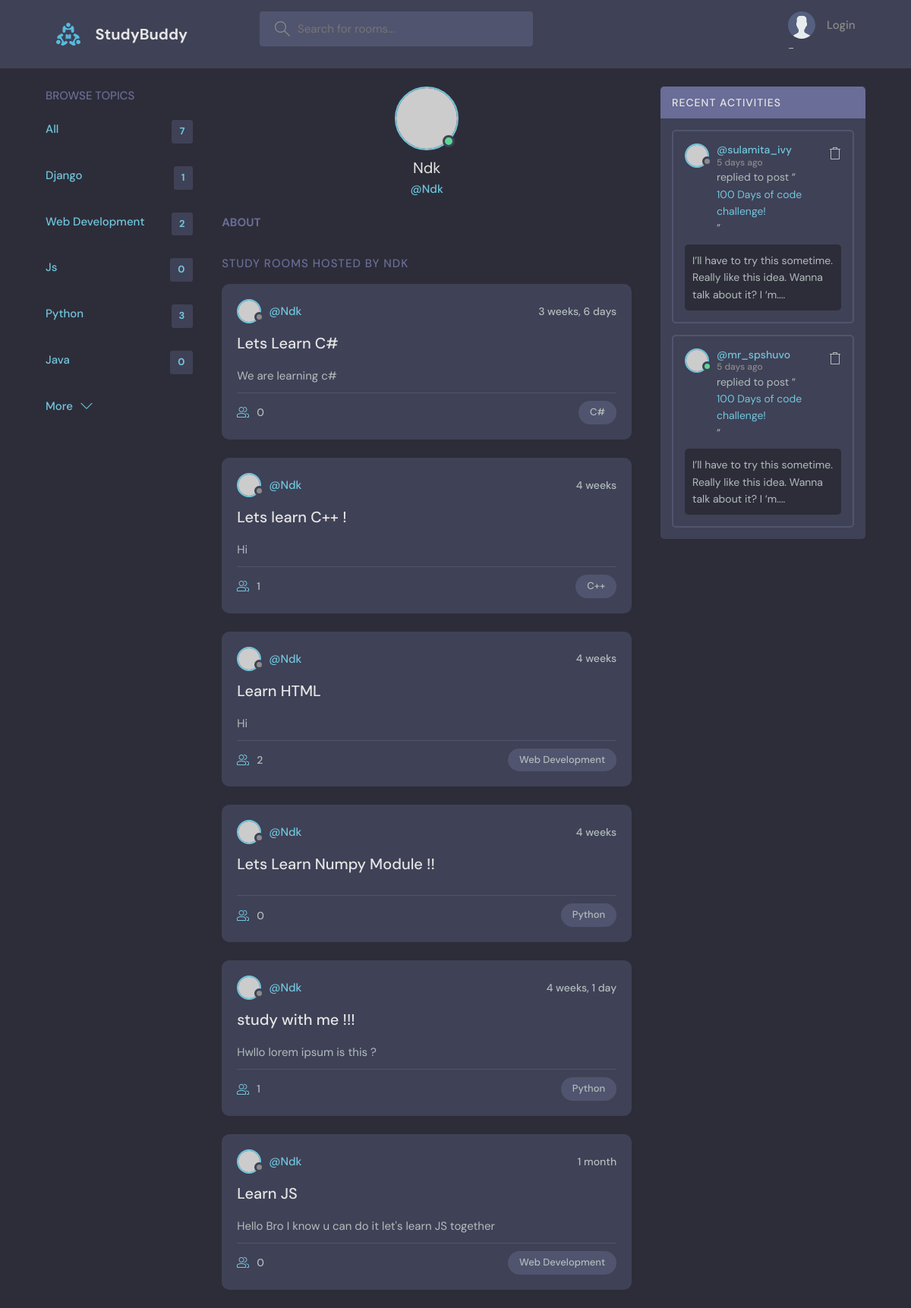
Screenshot of /user-profile/1 with the database file from the repository.
### base/models.py (models this page shows, shortened)
class Topic(models.Model):
    name = models.CharField(max_length=200)

class Room(models.Model): # model is module and Model is Class name where we are inheriting
    host = models.ForeignKey(User,on_delete=models.CASCADE,null=True)
    topic = models.ForeignKey(Topic,on_delete=models.CASCADE,null=True)
    participants = models.ManyToManyField(User,related_name='participants',blank=True) # user may join
    name = models.CharField(max_length=200)
    description = models.TextField(null=True,blank=True)
    updated = models.DateTimeField(auto_now=True)
    created = models.DateTimeField(auto_now_add = True)
    class Meta:
        ordering = ['-updated','-created'] # It will order like LIFO last in first out

### base/views.py (the view)
# urls.py: path('user-profile/<int:pk>',views.userProfile,name='user-Profile'),
def userProfile(req,pk):
    user = User.objects.get(id=pk)
    rooms_base = user.room_set.all()
    room_messages = Message.objects.filter(user__username=user.username)
    topics = Topic.objects.all()
    context={'user':user,'rooms_base':rooms_base,'room_messages':room_messages,'topics':topics}
    return render(req,'profile.html',context)

### base/templates/base/profile.html (shortened to what this page needs)
{% extends 'main.html' %}
    {% block content %}
  <main class="profile-page layout layout--3">
    <div class="container">
        {% include 'topic_components.html' %}
      <div class="roomList">
        <div class="profile">
          <div class="profile__avatar">
            <div class="avatar avatar--large active">
              <img src="https://randomuser.me/api/portraits/men/11.jpg" />
            </div>
          </div>
          <div class="profile__info">
            <h3>{{user}}</h3>
            <p>@{{user}}</p>
          </div>
          <div class="profile__about">
            <h3>About</h3>
          </div>
        </div>
        <div class="roomList__header">
          <div>
            <h2>Study Rooms Hosted by {{user}}</a>
            </h2>
          </div>
        </div>
        {% include 'activity_components.html' %}
      </div>
      <div class="activities">
        <div class="activities__header">
          <h2>Recent Activities</h2>
        </div>
        <div class="activities__box">
          <div class="activities__boxHeader roomListRoom__header">
            <a href="profile.html" class="roomListRoom__author">
              <div class="avatar avatar--small">
                <img src="https://randomuser.me/api/portraits/women/11.jpg" />
              </div>
              <p>
                @sulamita_ivy
                <span>5 days ago</span>
              </p>
            </a>
            <div class="roomListRoom__actions">
              <a href="#">
              </a>
            </div>
          </div>
          <div class="activities__boxContent">
            <p>replied to post “<a href="room.html">100 Days of code challenge!</a>”</p>
            <div class="activities__boxRoomContent">
              I’ll have to try this sometime. Really like this idea. Wanna talk about it? I ‘m....
            </div>
          </div>
        </div>
        <div class="activities__box">
          <div class="activities__boxHeader roomListRoom__header">
            <a href="profile.html" class="roomListRoom__author">
              <div class="avatar avatar--small active">
                <img src="https://randomuser.me/api/portraits/men/13.jpg" />
              </div>
              <p>
                @mr_spshuvo
                <span>5 days ago</span>
              </p>
            </a>
            <div class="roomListRoom__actions">
              <a href="#">
              </a>
            </div>
          </div>
          <div class="activities__boxContent">
            <p>replied to post “<a href="room.html">100 Days of code challenge!</a>”</p>
            <div class="activities__boxRoomContent">
              I’ll have to try this sometime. Really like this idea. Wanna talk about it? I ‘m....
            </div>
          </div>
        </div>
      </div>
    </div>
    {% endblock content %}

### base/templates/base/main.html (shortened to what this page needs)
<!DOCTYPE html>
<html lang="en">
  <head>
    {% load static %}
    <link rel="stylesheet" href="{% static 'styles/style.css' %}" />
  </head>
  <body>
    {% include 'navbar.html' %}
    {% block content %}{% endblock content %}
  </body>
</html>

### base/templates/base/navbar.html (shortened to what this page needs)
{% load static %}
   <header class="header header--loggedIn">
      <div class="container">
        <a href="{% url 'Home' %}" class="header__logo">
          <img src="{% static 'images/logo.svg' %}" />
          <h1>StudyBuddy</h1>
        </a>
        <form class="header__search" method="GET" action = "">
          <label>
            <input name="q" placeholder="Search for rooms..." />
          </label>
        </form>
        <nav class="header__menu">
        {% if request.user.is_authenticated %}
          <div class="header__user">
            <a href="{% url 'user-Profile' pk=request.user.id %}">
              <div class="avatar avatar--medium active">
                <img src="https://randomuser.me/api/portraits/men/37.jpg" />
              </div>
              <p> {{request.user.username}} <span>@{{request.user.username}}</span></p>
            </a>
            <button class="dropdown-button">
              <svg version="1.1" xmlns="http://www.w3.org/2000/svg" width="32" height="32" viewBox="0 0 32 32">
                <title>chevron-down</title>
                <path d="M16 21l-13-13h-3l16 16 16-16h-3l-13 13z"></path>
              </svg>
            </button>
          </div>
        {% else %}
          <a href="{% url 'Login-Page' %}">
            <img src="{% static 'images/avatar.svg' %}" />
            <p>Login</p>
          </a> -
          {% endif %}
        </nav>
      </div>
    </header>

### base/templates/base/topic_components.html
 <div class="topics">
          <div class="topics__header">
            <h2>Browse Topics</h2>
          </div>
          <ul class="topics__list">
            <li>
              <a href="{% url 'Home' %}" class="active">All <span>{{topics.count}}</span></a>
            </li>
            {% for topic in topics|slice:":5" %}
            <li>
              <a href="{% url 'Home' %}?q={{topic.name}}" class="active"> {{topic.name}} <span>{{topic.room_set.all.count}}</span></a>
            </li>
            {% endfor %}
          </ul>
          <a class="btn btn--link" href="{% url 'topics-Mobile' %}">
            More
            <svg version="1.1" xmlns="http://www.w3.org/2000/svg" width="32" height="32" viewBox="0 0 32 32">
              <title>chevron-down</title>
              <path d="M16 21l-13-13h-3l16 16 16-16h-3l-13 13z"></path>
            </svg>
          </a>
        </div>

### base/templates/base/activity_components.html (shortened to what this page needs)
{% for room in rooms_base %}
<div class="roomListRoom">
            <div class="roomListRoom__header">
              <a href="{% url 'user-Profile' pk=room.host.id %}" class="roomListRoom__author">
                <div class="avatar avatar--small">
                  <img src="https://randomuser.me/api/portraits/women/11.jpg" />
                </div>
                <span>@{{room.host}}</span>
              </a>
              <div class="roomListRoom__actions">
                <span>{{room.updated | timesince}}</span>
              </div>
            </div>
            <div class="roomListRoom__content">
              <a href="{% url 'Room' pk=room.id %}">{{room.name}}</a>
              <p>
                {{room.description}}
              </p>
            </div>
            <div class="roomListRoom__meta">
              <a href="{% url 'Room' pk=room.id %}" class="roomListRoom__joined">
                {{room.participants.all.count}}
              </a>
              <p class="roomListRoom__topic">{{room.topic.name}}</p>
            </div>
          </div>
{% endfor %}

### rows the page displays
Topic: name "Django", room_set.all.count "1"
Topic: name "Web Development", room_set.all.count "2"
Topic: name "Js", room_set.all.count "0"
Topic: name "Python", room_set.all.count "3"
Topic: name "Java", room_set.all.count "0"
Room: host "Ndk", updated "3 weeks, 6 days", name "Lets Learn C#", description "We are learning c#", participants.all.count "0", topic.name "C#"
Room: host "Ndk", updated "4 weeks", name "Lets learn C++ !", description "Hi", participants.all.count "1", topic.name "C++"
Room: host "Ndk", updated "4 weeks", name "Learn HTML", description "Hi", participants.all.count "2", topic.name "Web Development"
Room: host "Ndk", updated "4 weeks", name "Lets Learn Numpy Module !!", participants.all.count "0", topic.name "Python"
Room: host "Ndk", updated "4 weeks, 1 day", name "study with me !!!", description "Hwllo lorem ipsum is this ?", participants.all.count "1", topic.name "Python"
Room: host "Ndk", updated "1 month", name "Learn JS", description "Hello Bro I know u can do it let's learn JS together", participants.all.count "0", topic.name "Web Development"

### other values shown
{{ topics.count }} "7"
{{ user }} "Ndk"
{{ user }} "NDK"
